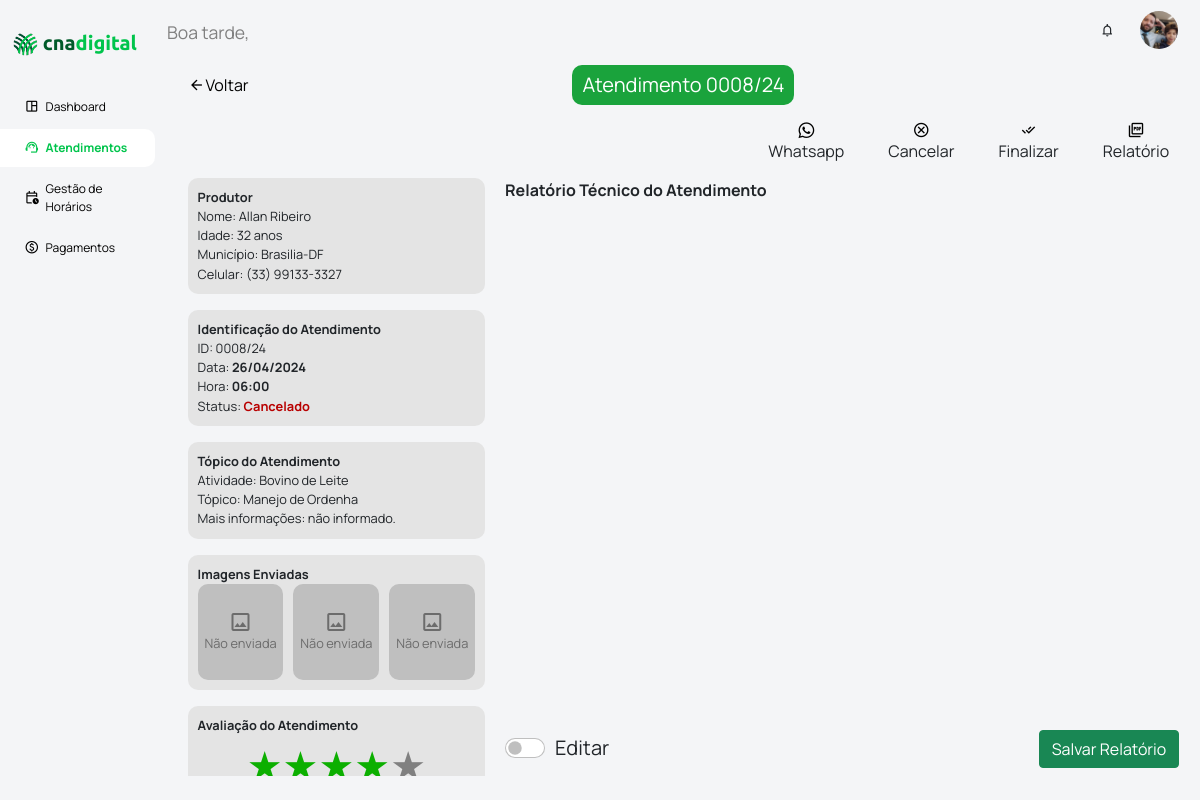
The page /tecnico/atendimentos/atendimento/8/ on the database its author committed.
### apps/modulo_admin/models.py (models this page shows, shortened)
class Atendimento(models.Model):
    data_registro = models.DateTimeField(auto_now_add=True)
    data_ultima_atualizacao = models.DateTimeField(auto_now=True)
    regional = models.CharField(max_length=2, choices=LISTA_UFS_SIGLAS, null=False, blank=False, default='MS')
    tecnico = models.ForeignKey(Usuario, on_delete=models.SET_NULL, null=True, blank=True, related_name='tecnico_atendimento')
    produtor = models.ForeignKey(Usuario, on_delete=models.SET_NULL, null=True, blank=True, related_name='produtor_atendimento')
    atendimento_retorno = models.BooleanField(default=False)
    atendimento_anterior = models.ForeignKey('self', on_delete=models.SET_NULL, null=True, blank=True, related_name='atendimentos_posteriores')
    atividade_produtiva = models.CharField(max_length=120, choices=ATIVIDADE_PRODUTIVA, null=False, blank=False)
    topico = models.CharField(max_length=120, null=False, blank=False)
    data = models.DateField(null=False, blank=False)
    hora = models.CharField(max_length=5, null=False, blank=False)
    mais_informacoes = models.TextField(null=True, blank=True)
    imagem01 = models.ImageField(null=True, blank=True)
    imagem02 = models.ImageField(null=True, blank=True)
    imagem03 = models.ImageField(null=True, blank=True)
    status = models.CharField(max_length=15, choices=STATUS_ATENDIMENTO, null=False, blank=False)
    del_status = models.BooleanField(default=False)
    del_data = models.DateTimeField(null=True, blank=True)
    del_cpf = models.CharField(max_length=14, null=True, blank=True)
    def atendimento_id(self):
        year_suffix = self.data.strftime('%y')
        id_str = str(self.id).zfill(4)
        return f"{id_str}/{year_suffix}"

class Usuario(models.Model):
    user = models.OneToOneField(User, on_delete=models.CASCADE, related_name='usuario_relacionado')
    data_registro = models.DateTimeField(auto_now_add=True)
    data_ultima_atualizacao = models.DateTimeField(auto_now=True)
    cpf = models.CharField(max_length=14, null=False, blank=False, unique=True)
    nome_completo = models.CharField(max_length=100, null=False, blank=False)
    data_nascimento = models.DateField(null=True, blank=True)
    sexo = models.CharField(max_length=100, choices=GENERO_SEXUAL, null=False, blank=False)
    reside_cod_ibge = models.CharField(max_length=10, null=True, blank=True)
    celular = models.CharField(max_length=17, null=True, blank=True)
    email_pessoal = models.EmailField(max_length=40, null=True, blank=True)
    usuario_is_ativo = models.BooleanField(default=True, null=False, blank=False, db_index=True)
    del_status = models.BooleanField(default=False)
    del_data = models.DateTimeField(null=True, blank=True)
    del_cpf = models.CharField(max_length=14, null=True, blank=True)
    def primeiro_ultimo_nome(self):
        partes_nome = self.nome_completo.split()
        primeiro_nome = partes_nome[0]
        ultimo_nome = partes_nome[-1] if len(partes_nome) > 1 else ''
        return f"{primeiro_nome} {ultimo_nome}"
    def uf_municipio(self):
        if self.reside_cod_ibge:
            try:
                uf_municipio = UF_Municipio.objects.get(cod_ibge=self.reside_cod_ibge)
                return f"{uf_municipio.municipio}-{uf_municipio.uf_sigla}"
            except UF_Municipio.DoesNotExist:
                return "Código IBGE não encontrado"
        return "Código IBGE não informado"
    def idade(self):
        if self.data_nascimento:
            hoje = date.today()  # Usando 'date.today()' corretamente
            idade = hoje.year - self.data_nascimento.year
            if (hoje.month, hoje.day) < (self.data_nascimento.month, self.data_nascimento.day):
                idade -= 1
            return idade
        return "Data de nascimento não informada"

class UF_Municipio(models.Model):
    cod_ibge = models.CharField(max_length=10, null=False, blank=False)
    uf_sigla = models.CharField(max_length=2, null=False, blank=False)
    uf = models.CharField(max_length=20, null=False, blank=False)
    municipio = models.CharField(max_length=35, null=False, blank=False)
    municipio_uf = models.CharField(max_length=40, null=False, blank=False)

### apps/modulo_tecnico/views.py (the view)
# urls.py: path('tecnico/atendimentos/atendimento/<int:id>/', tecnico_ficha_atendimento, name='tecnico_ficha_atendimento'),
def tecnico_ficha_atendimento(request, id):
    atendimento = Atendimento.objects.get(id=id)
    conteudo = {
        'atendimento': atendimento,
    }
    return render(request, 'modulo_tecnico/ficha_atendimento.html', conteudo)

### apps/modulo_admin/templatetags/saudacoes_filters.py (called while the page is built)
@register.filter(name='saudacao')
def saudacao(value):
    hora_atual = datetime.now().hour
    if 0 <= hora_atual < 12:
        return "Bom dia"
    elif 12 <= hora_atual < 18:
        return "Boa tarde"
    else:
        return "Boa noite"

### templates/modulo_tecnico/ficha_atendimento.html (shortened to what this page needs)
{% extends '_partials/base_main.html' %}
{% load static %}
{% load saudacoes_filters %}
{% block extra_head %}
    <link rel="stylesheet" href="{% static '/styles/modulo_tecnico/ficha_atendimento.css' %}">
    <link href="https://cdn.quilljs.com/1.3.6/quill.snow.css" rel="stylesheet">
    <link rel="stylesheet" href="https://cdnjs.cloudflare.com/ajax/libs/font-awesome/6.0.0-beta3/css/all.min.css">
{% endblock %}
{% block content %}
    <div class="container_page">
        <div class="barra_identificacao">
            <a class="barra_identificacao_parte botao_voltar" style="justify-content: flex-start;" href="{% url 'tecnico_atendimentos' %}">
                <i class="material-symbols-outlined" style="font-size: 1.5vw;">arrow_back</i>
                Voltar
            </a>
            <div class="barra_identificacao_parte">
                <span>Atendimento {{ atendimento.atendimento_id }}</span>
            </div>
        </div>
        <div class="barra_funcionalidades">
            <div class="funcionalidade" id="abrirOffcanvasWhatsapp">
                <i class="fa-brands fa-whatsapp" style="font-size: 1.5vw; vertical-align: middle; color: black"></i>
                Whatsapp
            </div>
            <div class="funcionalidade">
                <i class="material-symbols-outlined" style="font-size: 1.5vw; vertical-align: middle; color: black">cancel</i>
                Cancelar
            </div>
            <div class="funcionalidade">
                <i class="material-symbols-outlined" style="font-size: 1.5vw; vertical-align: middle; color: black">done_all</i>
                Finalizar
            </div>
            <div class="funcionalidade">
                <i class="material-symbols-outlined" style="font-size: 1.5vw; vertical-align: middle; color: black">picture_as_pdf</i>
                Relatório
            </div>
        </div>
        <div class="container_atendimento">
            <div class="container_atendimento_infos">
                <div class="atendimento_produtor">
                    <span><b>Produtor</b></span>
                    <span>Nome: {{ atendimento.produtor.primeiro_ultimo_nome }}</span>
                    <span>Idade: {{ atendimento.produtor.idade }} anos</span>
                    <span>Município: {{ atendimento.produtor.uf_municipio }}</span>
                    <span>Celular: {{ atendimento.produtor.celular }}</span>
                </div>
                <div class="atendimento_dados">
                    <span><b>Identificação do Atendimento</b></span>
                    <span>ID: {{ atendimento.atendimento_id }}</span>
                    <span>Data: <b>{{ atendimento.data|date:'d/m/Y' }}</b></span>
                    <span>Hora: <b>{{ atendimento.hora }}</b></span>
                    <span>Status:
                        {% if atendimento.status == 'cancelado' %}
                            <span class='status atendimento_cancelado'>Cancelado</span>
                        {% endif %}
                    </span>
                </div>
                <div class="atendimento_dados">
                    <span><b>Tópico do Atendimento</b></span>
                    <span>Atividade: {{ atendimento.get_atividade_produtiva_display }}</span>
                    <span>Tópico: {{ atendimento.topico }}</span>
                    <span>Mais informações:
                        {% if atendimento.mais_informacoes %}
                            <br>{{ atendimento.mais_informacoes }}
                        {% else %}
                            não informado.
                        {% endif %}
                    </span>
                </div>
                <div class="atendimento_dados">
                    <span><b>Imagens Enviadas</b></span>
                    <div class="atendimento_dados_imagens">
                        <div class="atendimento_dados_imagens__card">
                            {% if atendimento.imagem01 %}
                                <img src="{{ atendimento.imagem01 }}">
                            {% else %}
                                <i class="material-symbols-outlined" style="font-size: 2vw;">image</i>
                                Não enviada
                            {% endif %}
                        </div>
                        <div class="atendimento_dados_imagens__card">
                            {% if atendimento.imagem02 %}
                                <img src="{{ atendimento.imagem01 }}">
                            {% else %}
                                <i class="material-symbols-outlined" style="font-size: 2vw;">image</i>
                                Não enviada
                            {% endif %}
                        </div>
                        <div class="atendimento_dados_imagens__card">
                            {% if atendimento.imagem03%}
                                <img src="{{ atendimento.imagem01 }}">
                            {% else %}
                                <i class="material-symbols-outlined" style="font-size: 2vw;">image</i>
                                Não enviada
                            {% endif %}
                        </div>
                    </div>
                </div>
                <div class="atendimento_dados">
                    <span><b>Avaliação do Atendimento</b></span>
                    <div class="avaliacao__atendimento__estrelas">
                        <span class="estrela preenchida" data-value="1">★</span>
                        <span class="estrela preenchida" data-value="2">★</span>
                        <span class="estrela preenchida" data-value="3">★</span>
                        <span class="estrela preenchida" data-value="4">★</span>
                        <span class="estrela" data-value="5">★</span>
                    </div>
                </div>
            </div>
            <div class="container_atendimento_relatorio">
                <span><b>Relatório Técnico do Atendimento</b></span>
                <div class="area_relatorio">
                    <div id="editor" style="height: 100%;"></div>
                </div>
                <div class="relatorio_botoes">
                    <div>
                        <div class="form-check form-switch" style="font-size: 20px; vertical-align: center;">
                            <input class="form-check-input" type="checkbox" role="switch" id="flexSwitchCheckDefault">
                            <label class="form-check-label" for="flexSwitchCheckDefault">Editar</label>
                        </div>
                    </div>
                    <div>
                        <button class="btn btn-success">Salvar Relatório</button>
                    </div>
                </div>
            </div>
        </div>
    </div>
{% endblock %}

### setup/static/styles/partials/base_main.css (style rules this page uses)
body, html { height: 100%; width: 100%; margin: 0; font-family: 'Manrope', sans-serif; background-color: #f4f5f7; display: flex; flex-direction: row; gap: 1vw; overflow-y: hidden; }

### setup/static/styles/cores.css (style rules this page uses)
:root { --verde-capital: #1AA33C; --cinza-primario: #6A6A6A; --cinza-escuro: #484848; --cinza-claro: #e4e4e4; --agendado: #ff2200; --cancelado: #b80000; --realizado: var(--verde-capital); --editar: #f5840b; }

### setup/static/styles/modulo_tecnico/ficha_atendimento.css (style rules this page uses)
.container_page { width: 96%; height: 100%; display: grid; grid-template-rows: 6% 8% 84%; gap: 1%; }
.barra_identificacao { display: grid; grid-template-columns: 10% 80% 10%; }
.barra_identificacao_parte { display: flex; flex-direction: row; justify-content: center; align-items: center; }
a { text-decoration: none; color: black; }
.botao_voltar { cursor: pointer; transition: transform 0.3s ease; }
.barra_identificacao_parte span { font-size: 1.25rem; color: white; background-color: var(--verde-capital); padding: 5px 10px; border-radius: 10px; }
.barra_funcionalidades { display: flex; flex-direction: row; justify-content: flex-end; gap: 2vw; align-items: center; }
.funcionalidade { display: flex; flex-direction: column; justify-content: center; align-items: center; transition: transform 0.3s ease; cursor: pointer; padding: 10px; border-radius: 10px; }
.container_atendimento { display: grid; grid-template-columns: 30% 68%; gap: 2%; }
.atendimento_produtor { display: flex; flex-direction: column; justify-content: flex-start; align-items: flex-start; background-color: var(--cinza-claro); border-radius: 10px; padding: 10px; }
.atendimento_dados { display: flex; flex-direction: column; justify-content: flex-start; align-items: flex-start; background-color: var(--cinza-claro); border-radius: 10px; padding: 10px; }
.status { font-weight: bold; }
.atendimento_cancelado { color: var(--cancelado); }
.atendimento_dados_imagens { width: 100%; display: flex; flex-direction: row; justify-content: space-around; gap: 10px; }
.atendimento_dados_imagens__card { border-radius: 10px; background-color: rgb(191, 191, 191); width: 100%; height: 12vh; display: flex; flex-direction: column; justify-content: center; align-items: center; color: rgb(108, 108, 108); cursor: pointer; transition: transform 0.3s ease; }
.avaliacao__atendimento__estrelas { display: flex; flex-direction: row; justify-content: center; align-self: center; }
.avaliacao__atendimento__estrelas .estrela { color: gray; font-size: 40px; }
.avaliacao__atendimento__estrelas .estrela.preenchida { color: #0caf00; }
.container_atendimento_relatorio { display: grid; grid-template-rows: 5% 86% 5%; gap: 1%; }
.area_relatorio { height: 90%; }
.relatorio_botoes { width: 100%; display: flex; flex-direction: row; justify-content: space-between; gap: 1vw; align-items: center; }

### rows shown on the page
Atendimento: atendimento_id "0008/24", produtor.primeiro_ultimo_nome "Allan Ribeiro", produtor.idade "32", produtor.uf_municipio "Brasilia-DF", produtor.celular "(33) 99133-3327", data "26/04/2024", hora "06:00", atividade_produtiva "Bovino de Leite", topico "Manejo de Ordenha"

### other values the page prints
{{ user|saudacao }} "Boa tarde"
